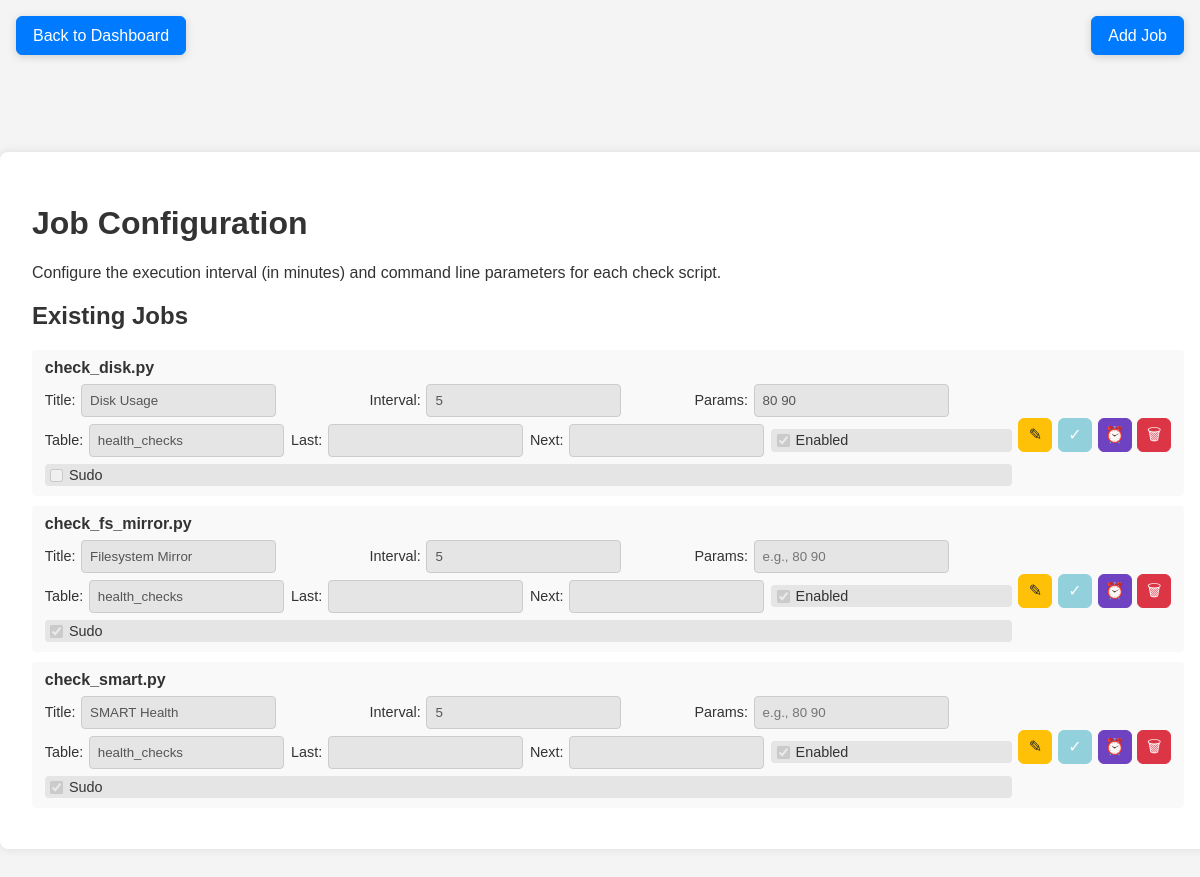
/job_config.php (signed in), run on the app's committed database.
### tables this page shows
CREATE TABLE IF NOT EXISTS checks (
    id INT AUTO_INCREMENT PRIMARY KEY,
    script_name VARCHAR(100) UNIQUE NOT NULL,
    title VARCHAR(150) NOT NULL,
    interval_minutes INT DEFAULT 5,
    parameters VARCHAR(255) DEFAULT '',
    target_table VARCHAR(100) DEFAULT 'health_checks',
    enabled BOOLEAN DEFAULT TRUE,
    sudo BOOLEAN DEFAULT FALSE,
    last_run TIMESTAMP NULL,
    next_run TIMESTAMP NULL
);

### www/job_config.php (the view, shortened to what this page needs)
<?php
$pdo = getDB();
try {
    $stmt = $pdo->query("SELECT * FROM checks ORDER BY script_name");
    $checks = $stmt->fetchAll(PDO::FETCH_ASSOC);
} catch (PDOException $e) {
    $error = 'Database error: ' . $e->getMessage();
    $checks = [];
}
?>
<!DOCTYPE html>
<html lang="en">
<head>
    <link rel="stylesheet" href="style.css">
</head>
<body class="subpage">
    <a href="index.php" class="sticky-back-btn">Back to Dashboard</a>
    <a href="job_add.php" class="sticky-top-right-btn" title="Open Add Job Page" aria-label="Open Add Job Page">Add Job</a>
    <div class="login-container job-config-container">
        <h1>Job Configuration</h1>
        <p>Configure the execution interval (in minutes) and command line parameters for each check script.</p>
        <h2>Existing Jobs</h2>
        <?php foreach ($checks as $check): ?>
            <div class="check-config">
                <h3><?php echo htmlspecialchars($check['script_name']); ?></h3>
                <form method="post" class="job-row-form">
                    <div class="job-fields">
                        <label>Title: <input type="text" class="row-editable field-locked" name="title" value="<?php echo htmlspecialchars($check['title'] ?? $check['script_name']); ?>" readonly></label>
                        <label>Interval: <input type="number" class="row-editable field-locked" name="interval_minutes" value="<?php echo $check['interval_minutes']; ?>" min="1" required readonly></label>
                        <label>Params: <input type="text" class="row-editable field-locked" name="parameters" value="<?php echo htmlspecialchars($check['parameters']); ?>" placeholder="e.g., 80 90" readonly></label>
                        <label>Table: <input type="text" class="row-editable field-locked" name="target_table" value="<?php echo htmlspecialchars($check['target_table']); ?>" readonly></label>
                        <label>Last: <input type="text" class="field-locked" value="<?php echo htmlspecialchars($check['last_run'] ?? ''); ?>" readonly></label>
                        <label>Next: <input type="text" class="field-locked" value="<?php echo htmlspecialchars($check['next_run'] ?? ''); ?>" readonly></label>
                        <label class="field-locked-label"><input type="checkbox" class="row-editable field-locked" name="enabled" <?php echo $check['enabled'] ? 'checked' : ''; ?> disabled> Enabled</label>
                        <label class="field-locked-label"><input type="checkbox" class="row-editable field-locked" name="sudo" <?php echo !empty($check['sudo']) ? 'checked' : ''; ?> disabled> Sudo</label>
                    </div>
                    <div class="job-actions">
                        <button type="button" class="icon-btn icon-edit row-edit-toggle" title="Edit row" aria-label="Edit row">&#9998;</button>
                        <button type="submit" name="update" value="1" class="icon-btn icon-apply" title="Apply changes" aria-label="Apply changes" disabled>&#10003;</button>
                        <button type="submit" name="schedule_now" value="1" class="icon-btn icon-schedule" title="Schedule now" aria-label="Schedule now">&#9200;</button>
                        <button type="submit" name="delete" value="1" class="icon-btn icon-delete" title="Delete job" aria-label="Delete job" onclick="return confirm('Are you sure you want to delete this job?')">&#128465;</button>
                    </div>
                </form>
            </div>
        <?php endforeach; ?>
    </div>
</body>
</html>

### www/style.css (style rules this page uses)
body { font-family: Arial, sans-serif; margin: 0; padding: 0; background-color: #f4f4f4; color: #333; transition: background-color 0.3s, color 0.3s; }
body.subpage { padding-top: 4.5rem; }
.login-container { max-width: 400px; margin: 5rem auto; padding: 2rem; background: white; border-radius: 8px; box-shadow: 0 0 10px rgba(0,0,0,0.1); }
input, button { display: block; width: 100%; margin: 0.5rem 0; padding: 0.5rem; border: 1px solid #ccc; border-radius: 4px; }
button { background: #007bff; color: white; cursor: pointer; }
.check-config { background: #f9f9f9; margin: 0.6rem 0; padding: 0.6rem 0.8rem; border-radius: 4px; }
.check-config h3 { margin: 0 0 0.4rem 0; font-size: 1rem; }
.check-config form { display: flex; flex-wrap: wrap; gap: 0.4rem; align-items: center; }
.check-config label { display: flex; align-items: center; gap: 0.35rem; font-size: 0.9rem; }
.job-config-container { width: calc(100vw - 3rem); max-width: 1500px; }
.job-row-form { width: 100%; display: flex; align-items: center; gap: 0.5rem; }
.job-fields { display: flex; flex-wrap: wrap; align-items: center; gap: 0.45rem; flex: 1; }
.job-fields label { flex: 1 1 220px; }
.job-fields input[type="text"], .job-fields input[type="number"] { width: auto; min-width: 120px; margin: 0; }
.job-fields input[type="checkbox"] { width: auto; margin: 0; }
.job-actions { margin-left: auto; display: flex; gap: 0.35rem; }
.icon-btn { width: 34px; min-width: 34px; height: 34px; padding: 0; margin: 0; display: inline-flex; align-items: center; justify-content: center; font-size: 16px; line-height: 1; border-radius: 6px; }
.icon-apply { background: #17a2b8; border-color: #17a2b8; }
.icon-delete { background: #dc3545; border-color: #dc3545; }
.icon-schedule { background: #6f42c1; border-color: #6f42c1; }
.icon-edit { background: #ffc107; border-color: #ffc107; color: #212529; }
.icon-btn:disabled { opacity: 0.45; cursor: not-allowed; }
.sticky-back-btn { position: fixed; top: 1rem; left: 1rem; z-index: 1000; display: inline-block; padding: 0.6rem 1rem; background: #007bff; color: white; text-decoration: none; border: 1px solid #007bff; border-radius: 6px; box-shadow: 0 2px 8px rgba(0, 0, 0, 0.15); }
.sticky-top-right-btn { position: fixed; top: 1rem; right: 1rem; z-index: 1000; display: inline-block; padding: 0.6rem 1rem; background: #007bff; color: white; text-decoration: none; border: 1px solid #007bff; border-radius: 6px; box-shadow: 0 2px 8px rgba(0, 0, 0, 0.15); }

### www/job_config.php (style rules this page uses)
.field-locked { background-color: #e5e5e5; color: #555; }
.field-locked-label { background-color: #e5e5e5; border-radius: 4px; padding: 0.2rem 0.35rem; }
.field-locked[type="checkbox"] { accent-color: #9e9e9e; }
.sticky-top-right-btn { position: fixed; top: 1rem; right: 1rem; z-index: 1000; display: inline-block; padding: 0.6rem 1rem; background: #007bff; color: white; text-decoration: none; border: 1px solid #007bff; border-radius: 6px; box-shadow: 0 2px 8px rgba(0, 0, 0, 0.15); }

### data on the page
checks: script_name "check_disk.py", title "Disk Usage", interval_minutes "5", parameters "80 90", target_table "health_checks", enabled "☑"
checks: script_name "check_fs_mirror.py", title "Filesystem Mirror", interval_minutes "5", target_table "health_checks", enabled "☑", sudo "☑"
checks: script_name "check_smart.py", title "SMART Health", interval_minutes "5", target_table "health_checks", enabled "☑", sudo "☑"
